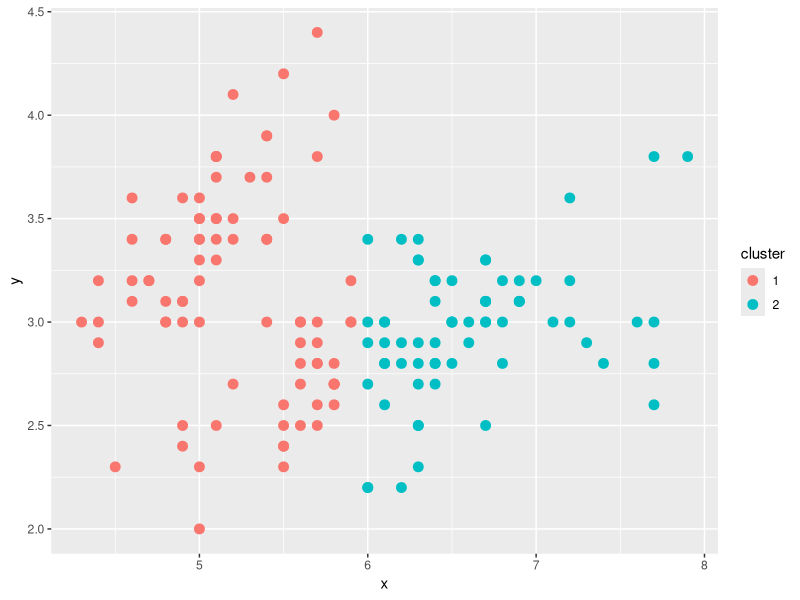
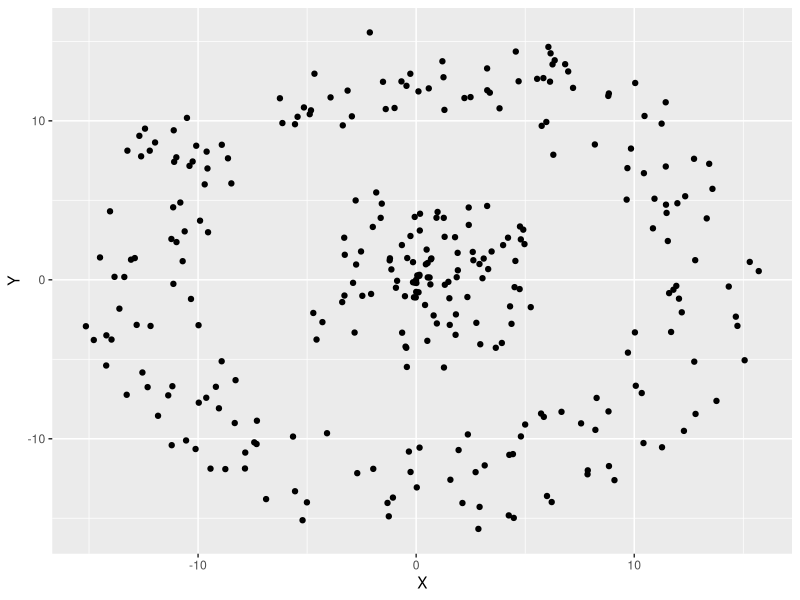

Generate these figures, in order, with R: (Note: this script raises an error after producing the figures.)
## ---- chunk 1
require(ggplot2) 
data(iris)
dataset <- iris[,1:2]
colnames(dataset) <- c("x","y")
Kclust <- kmeans(dataset, 2)
compute <- list(kmean.result = data.frame(dataset, cluster=as.factor(Kclust$cluster)))

ggplot(data=compute$kmean.result, aes(x=x, y=y, color=cluster)) +
                geom_point(size=3)
                
## ---- chunk 2
require("ggplot2")
set.seed(71)
data <- read.csv(file="self_test.data", head=TRUE, sep=" ")
names(data) <- c("X","Y")
p <- ggplot(data, aes(X, Y))
p + geom_point()
## ---- chunk 3
require("ggplot2")
require("gridExtra")
set.seed(71)
data <- read.csv(file="self_test.data", head=TRUE, sep=" ")
names(data) <- c("X","Y")
Kclust <- kmeans(data, center=2)
compute<- list(kmean.result = data.frame(data, cluster=as.factor(Kclust$cluster)))
plot1 <- ggplot(data=compute$kmean.result, aes(x=X, y=Y, color=cluster)) +
                geom_point(size=3)+
        ggtitle("K-means Clustering")

KKclust <- kkmeans(as.matrix(data), centers=2, kernel="rbfdot", 
                   kpar=list(sigma=1/(2*4^2)))
Kcompute <- list(kmean.result = data.frame(data, cluster=as.factor(KKclust@.Data)))
plot2 <- ggplot(data=Kcompute$kmean.result, aes(x=X, y=Y, color=cluster)) +
                geom_point(size=3)+
        ggtitle("Kernel K-means Clustering")
grid.arrange(plot1, plot2, ncol = 2)

